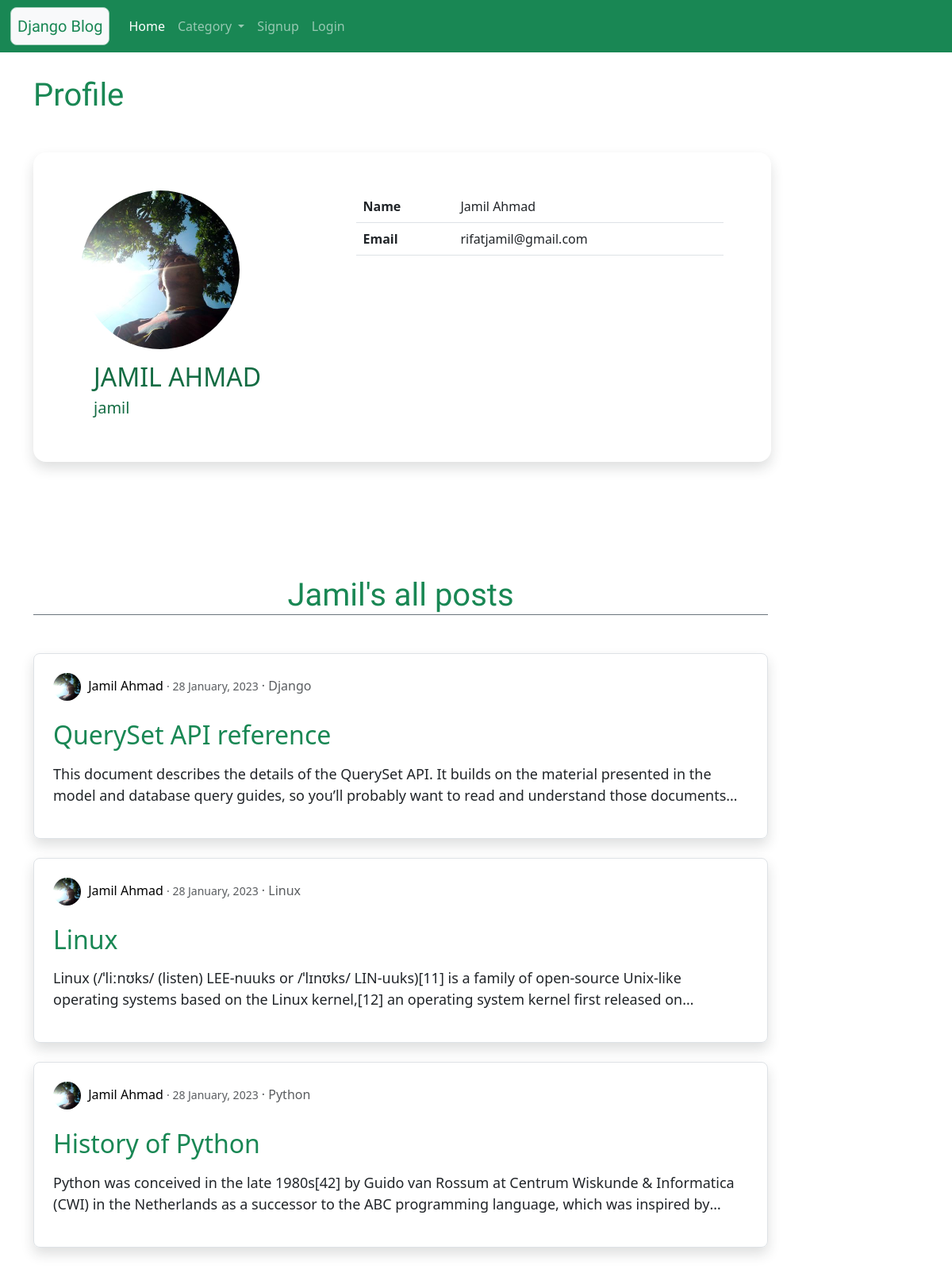
Screenshot of /user/profile/4 with the database file from the repository.
### user/models.py (models this page shows, shortened)
class Profile(models.Model):
    user = models.OneToOneField(User, on_delete=models.CASCADE)
    image = models.ImageField(default='default.jpg', upload_to='profile_pics')

### blog/models.py (models this page shows)
class Blog(models.Model):
    user = models.ForeignKey(User,on_delete=models.CASCADE)
    category = models.CharField(max_length=100, choices=category)
    title = models.CharField(max_length=150)
    description = models.TextField()
    create_at = models.DateTimeField(auto_now_add=True)
    update_at = models.DateTimeField(auto_now=True)

### user/views.py (the view)
# urls.py: path('profile/<int:id>', views.profile, name='profile'),
def profile(request, id):
    if id == 1:
        messages.warning(request, 'User Does Not Exist')
        return redirect('home')
    else:
        try:
            if id == request.user.id:
                return redirect('userprofile', id=id)
            else:
                context = {
                    'user' : User.objects.get(pk=id),
                    'all_blog' : Blog.objects.all(),
                    'user_blog' : Blog.objects.filter(user=id).order_by('-id')
                }
        except ObjectDoesNotExist:
            messages.warning(request, 'User Does Not Exist')
            return redirect('home')
    return render(request, 'user/profile.html',context)

### template/user/profile.html (shortened to what this page needs)
{% extends 'blog/base.html' %}
{% load static %}
{% block content %}
<div class="col-12  my-5">
  <h1 class="text-success Rounded my-5">
    Profile
  </h1>
  <div class="container">
    <div class="row mt-5">
      <div class="shadow col-lg-10 p-5 text-success-emphasis  rounded-4">
        <div class="container">
          <div class="row">
            <div class="col-sm-4">
              <img class="rounded-circle" style="width: 200px;" src="{{ user.profile.image.url }}">
              <p class="h2 px-3 pt-3 text-uppercase" >{{ user.first_name }} {{ user.last_name }}</p>
              <p class="h5 px-3" >{{ user.username }} </p>
            </div>
            <div class="col-sm-1"></div>
            <div class="col-sm-7">
                <table class="table table-user-information">
                    <tbody>
                        <tr>
                            <td>
                                <strong>
                                    Name
                                </strong>
                            </td>
                            <td class="text-dark">
                                {{ user.first_name }} {{ user.last_name }}
                            </td>
                        </tr>
                        <tr>
                          <td>
                              <strong>
                                  Email
                              </strong>
                          </td>
                          <td class="text-dark">
                              {{ user.email }}
                          </td>
                      </tr>
                    </tbody>
                </table>
            </div>
          </div>
        </div>
      </div>
    </div>
  </div>
</div>
<div class="col-sm-10  my-5">
  <h1 class="text-success text-center border-secondary border-bottom Rounded my-5">
    {{ user.first_name }}'s all posts
  </h1>
  {% if user_blog %}
  {% for blog in user_blog %}
  <div class="jumbotron p-3 shadow border rounded-3 px-4 py-4">
    <div class="">
      <img class="rounded-circle img-fluid article-img" src="{{ blog.user.profile.image.url }}">
      <a class="mr-2 disabled-link" href="{% url 'profile' blog.user.id %}">{{ blog.user.first_name }} {{ blog.user.last_name }}</a>
      <small class="text-muted"> &centerdot; {{ blog.create_at|date:"d F, Y" }}</small>
      <a class="text-muted disabled-link" href="{% url 'category' blog.category %}"> &centerdot; {{ blog.category }}</a>
    </div> <br>
    <p><a class="disabled-link text-success h2" href="{% url 'blog' blog.id %}">{{ blog.title }}</a></p>
    <p class="article-content p-s demo-1">{{blog.description}}</p>
  </div><br>
  {% endfor %}
  {% else %}
  <h4 class="text-center alert alert-warning"> No Records </h4>
{% endif %}
</div>
{% endblock content %}

### static/blog/css/style.css (style rules this page uses)
.disabled-link:link { color: rgb(0, 0, 0); background-color: transparent; text-decoration: none; }
.Rounded { font-family: 'Kalam', cursive; }
.article-content { white-space: pre-line; }
.article-img { height: 35px; width: 35px; margin-right: 5px; }
.demo-1 { overflow: hidden; display: -webkit-box; -webkit-line-clamp: 2; -webkit-box-orient: vertical; }
.p-s { font-size: 18px; }

### rows the page displays
Blog: user.profile.image (picture), user.first_name "Jamil", user.last_name "Ahmad", create_at "28 January, 2023", category "Django", title "QuerySet API reference", description "This document describes the details of the QuerySet API. It builds on the material presented in the model and database query guides, so you’ll probably want to read and understand those…"
Blog: user.profile.image (picture), user.first_name "Jamil", user.last_name "Ahmad", create_at "28 January, 2023", category "Linux", title "Linux", description "Linux (/ˈliːnʊks/ (listen) LEE-nuuks or /ˈlɪnʊks/ LIN-uuks)[11] is a family of open-source Unix-like operating systems based on the Linux kernel,[12] an operating system kernel first released…"
Blog: user.profile.image (picture), user.first_name "Jamil", user.last_name "Ahmad", create_at "28 January, 2023", category "Python", title "History of Python", description "Python was conceived in the late 1980s[42] by Guido van Rossum at Centrum Wiskunde & Informatica (CWI) in the Netherlands as a successor to the ABC programming language, which was inspired…"

### other values shown
{{ user.first_name }} "JAMIL"
{{ user.last_name }} "AHMAD"
{{ user.username }} "jamil"
{{ user.first_name }} "Jamil"
{{ user.last_name }} "Ahmad"
{{ user.email }} "rifatjamil@gmail.com"
